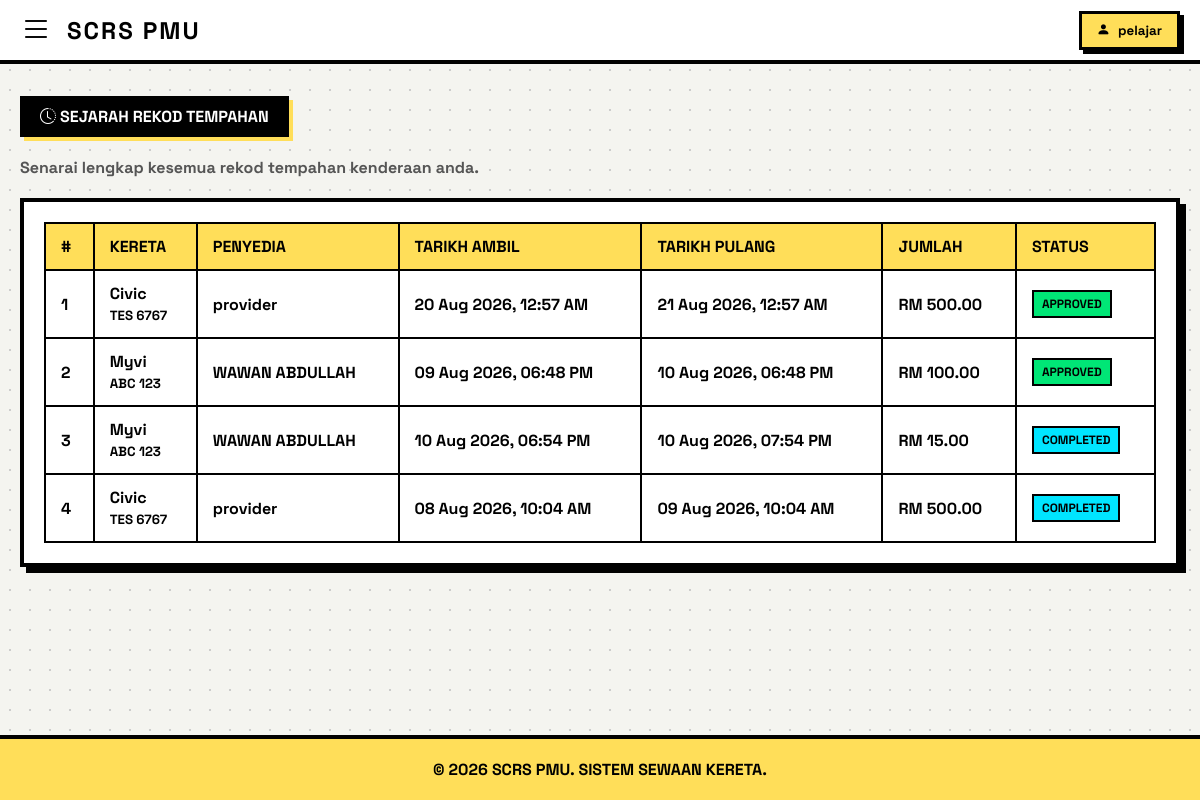
Page /booking_history.php (signed in) on the committed database.
### tables this page shows
CREATE TABLE `bookings` (
  `id` int(11) NOT NULL AUTO_INCREMENT,
  `student_id` int(11) NOT NULL,
  `car_id` int(11) NOT NULL,
  `rent_type` enum('Daily','Hourly') NOT NULL,
  `start_date` datetime NOT NULL,
  `end_date` datetime NOT NULL,
  `total_price` decimal(10,2) NOT NULL,
  `payment_receipt` varchar(255) DEFAULT NULL,
  `receipt_file` varchar(255) DEFAULT NULL,
  `status` enum('Pending','Approved','Rejected','Completed') DEFAULT 'Pending',
  `created_at` timestamp NOT NULL DEFAULT current_timestamp(),
  `return_image` varchar(255) DEFAULT NULL,
  PRIMARY KEY (`id`),
  KEY `student_id` (`student_id`),
  KEY `car_id` (`car_id`),
  CONSTRAINT `bookings_ibfk_1` FOREIGN KEY (`student_id`) REFERENCES `students` (`id`) ON DELETE CASCADE,
  CONSTRAINT `bookings_ibfk_2` FOREIGN KEY (`car_id`) REFERENCES `cars` (`id`) ON DELETE CASCADE
);

CREATE TABLE `cars` (
  `id` int(11) NOT NULL AUTO_INCREMENT,
  `provider_id` int(11) NOT NULL,
  `car_brand` varchar(100) NOT NULL DEFAULT '',
  `car_model` varchar(100) NOT NULL,
  `car_plate` varchar(20) NOT NULL,
  `transmission` varchar(20) NOT NULL,
  `seat_capacity` int(11) NOT NULL,
  `price_per_day` decimal(10,2) NOT NULL,
  `price_per_hour` decimal(10,2) NOT NULL,
  `car_image` varchar(255) NOT NULL,
  `status` enum('Available','Unavailable') DEFAULT 'Available',
  `created_at` timestamp NOT NULL DEFAULT current_timestamp(),
  PRIMARY KEY (`id`),
  KEY `provider_id` (`provider_id`),
  CONSTRAINT `cars_ibfk_1` FOREIGN KEY (`provider_id`) REFERENCES `providers` (`id`) ON DELETE CASCADE
);

CREATE TABLE `providers` (
  `id` int(11) NOT NULL AUTO_INCREMENT,
  `username` varchar(50) NOT NULL,
  `email` varchar(100) NOT NULL,
  `full_name` varchar(150) NOT NULL,
  `phone_no` varchar(20) NOT NULL,
  `no_ic` varchar(15) NOT NULL,
  `password` varchar(255) NOT NULL,
  `ic_file` varchar(255) NOT NULL,
  `licence_file` varchar(255) NOT NULL,
  `insurance_file` varchar(255) NOT NULL,
  `greencard_file` varchar(255) NOT NULL,
  `roadtax_file` varchar(255) NOT NULL,
  `qr_code_image` varchar(255) DEFAULT NULL,
  `created_at` timestamp NOT NULL DEFAULT current_timestamp(),
  `status` enum('pending','approved','rejected') DEFAULT 'approved',
  `profile_picture` varchar(255) DEFAULT NULL,
  PRIMARY KEY (`id`)
);

### booking_history.php (the view, shortened to what this page needs)
<?php
require 'db.php';
$student_id = $_SESSION['student_id'];
$student_name = $_SESSION['username'];
$sql_history = "SELECT b.*, c.car_model, c.car_plate, c.car_image,
                 p.full_name AS provider_name
                 FROM bookings b
                 JOIN cars c ON b.car_id = c.id
                 JOIN providers p ON c.provider_id = p.id
                 WHERE b.student_id = ?
                 ORDER BY b.created_at DESC";
$stmt = $conn->prepare($sql_history);
$stmt->bind_param("i", $student_id);
$stmt->execute();
$result_history = $stmt->get_result();
?>
<!DOCTYPE html>
<html lang="ms">
<head>
    <link rel="stylesheet" href="https://cdn.jsdelivr.net/npm/bootstrap-icons@1.10.5/font/bootstrap-icons.css">
</head>
<body>
    <header class="neo-navbar">
        <div class="neo-nav-left">
            <button class="menu-toggle-btn" id="open-sidebar"><i class="bi bi-list"></i></button>
            <div class="neo-brand">SCRS PMU</div>
        </div>
        <div class="profile-container">
            <button class="profile-btn" id="profile-toggle">
                <i class="bi bi-person-fill fs-5"></i>
                <span><?php echo htmlspecialchars($student_name); ?></span>
            </button>
        </div>
    </header>
    <main class="main-content">
        <div class="section-title"><i class="bi bi-clock-history me-2"></i> Sejarah Rekod Tempahan</div>
        <p style="font-weight: 700; color: #555; margin-bottom: 20px;">Senarai lengkap kesemua rekod tempahan kenderaan anda.</p>
        <div class="neo-table-card">
            <?php if ($result_history->num_rows > 0): ?>
                <table class="neo-table">
                    <thead>
                        <tr>
                            <th>#</th>
                            <th>Kereta</th>
                            <th>Penyedia</th>
                            <th>Tarikh Ambil</th>
                            <th>Tarikh Pulang</th>
                            <th>Jumlah</th>
                            <th>Status</th>
                        </tr>
                    </thead>
                    <tbody>
                        <?php
                        $no = 1;
                        while ($row = $result_history->fetch_assoc()):
                            $status = $row['status'];
                            $badge_class = 'badge-pending';
                            if ($status == 'Approved') $badge_class = 'badge-approved';
                            else if ($status == 'Completed') $badge_class = 'badge-completed';
                            else if ($status == 'Rejected') $badge_class = 'badge-rejected';
                        ?>
                            <tr>
                                <td><?php echo $no++; ?></td>
                                <td><strong><?php echo htmlspecialchars($row['car_model']); ?></strong><br><small><?php echo htmlspecialchars($row['car_plate']); ?></small></td>
                                <td><?php echo htmlspecialchars($row['provider_name']); ?></td>
                                <td><?php echo date('d M Y, h:i A', strtotime($row['start_date'])); ?></td>
                                <td><?php echo date('d M Y, h:i A', strtotime($row['end_date'])); ?></td>
                                <td><strong>RM <?php echo number_format($row['total_price'], 2); ?></strong></td>
                                <td><span class="neo-badge <?php echo $badge_class; ?>"><?php echo htmlspecialchars($status); ?></span></td>
                            </tr>
                        <?php endwhile; ?>
                    </tbody>
                </table>
            <?php endif; ?>
        </div>
    </main>
    <footer>
        &copy; <?php echo date("Y"); ?> SCRS PMU. SISTEM SEWAAN KERETA.
    </footer>
</body>
</html>

### booking_history.php (style rules this page uses)
:root { --black: #000000; --white: #ffffff; --yellow: #ffde59; --green: #00e676; --blue: #00e5ff; --pink: #ff66c4; --bg-color: #f4f4f0; --border-thick: 4px solid var(--black); --shadow-solid: 6px 6px 0px var(--black); --shadow-hover: 4px 4px 0px var(--black); --shadow-active: 0px 0px 0px var(--black); --transition: all 0.15s ease-in-out; }
* { margin: 0; padding: 0; box-sizing: border-box; font-family: 'Space Grotesk', sans-serif; }
body { background-color: var(--bg-color); background-image: radial-gradient(#ccc 1.5px, transparent 1.5px); background-size: 20px 20px; min-height: 100vh; display: flex; flex-direction: column; overflow-x: hidden; }
button { border: none; background: none; cursor: pointer; font-family: inherit; }
.neo-navbar { background-color: var(--white); border-bottom: var(--border-thick); padding: 10px 20px; display: flex; justify-content: space-between; align-items: center; position: sticky; top: 0; z-index: 1000; }
.neo-nav-left { display: flex; align-items: center; gap: 15px; }
.menu-toggle-btn { font-size: 2rem; color: var(--black); transition: var(--transition); }
.neo-brand { font-size: 1.5rem; font-weight: 900; letter-spacing: 2px; text-transform: uppercase; }
.profile-container { position: relative; }
.profile-btn { background-color: var(--yellow); border: 3px solid var(--black); box-shadow: 4px 4px 0px var(--black); padding: 8px 15px; font-weight: 800; display: flex; align-items: center; gap: 8px; transition: var(--transition); }
.main-content { flex: 1; padding: 2rem 20px; max-width: 1200px; margin: 0 auto; width: 100%; }
.section-title { display: inline-block; background: var(--black); color: var(--white); font-weight: 900; text-transform: uppercase; padding: 10px 20px; box-shadow: 4px 4px 0px var(--yellow); margin-bottom: 20px; }
.neo-table-card { background: var(--white); border: var(--border-thick); box-shadow: var(--shadow-solid); padding: 20px; overflow-x: auto; }
table.neo-table { width: 100%; border-collapse: collapse; text-align: left; }
table.neo-table th, table.neo-table td { padding: 12px 15px; border: 2px solid var(--black); font-weight: 700; }
table.neo-table th { background-color: var(--yellow); font-weight: 900; text-transform: uppercase; }
.neo-badge { border: 2px solid var(--black); padding: 4px 8px; font-weight: 900; text-transform: uppercase; font-size: 0.75rem; display: inline-block; }
.badge-approved { background-color: var(--green); }
.badge-completed { background-color: var(--blue); }
footer { background-color: var(--yellow); border-top: var(--border-thick); padding: 20px; text-align: center; font-weight: 900; text-transform: uppercase; margin-top: auto; }

### rows in the picture
bookings: car.car_model "Civic", car.car_plate "TES 6767", providers.full_name "provider", start_date "20 Aug 2026, 12:57 AM", end_date "21 Aug 2026, 12:57 AM", total_price "500.00", status "APPROVED"
bookings: car.car_model "Myvi", car.car_plate "ABC 123", providers.full_name "WAWAN ABDULLAH", start_date "09 Aug 2026, 06:48 PM", end_date "10 Aug 2026, 06:48 PM", total_price "100.00", status "APPROVED"
bookings: car.car_model "Myvi", car.car_plate "ABC 123", providers.full_name "WAWAN ABDULLAH", start_date "10 Aug 2026, 06:54 PM", end_date "10 Aug 2026, 07:54 PM", total_price "15.00", status "COMPLETED"
bookings: car.car_model "Civic", car.car_plate "TES 6767", providers.full_name "provider", start_date "08 Aug 2026, 10:04 AM", end_date "09 Aug 2026, 10:04 AM", total_price "500.00", status "COMPLETED"

### other values in the picture
$student_name "pelajar"
